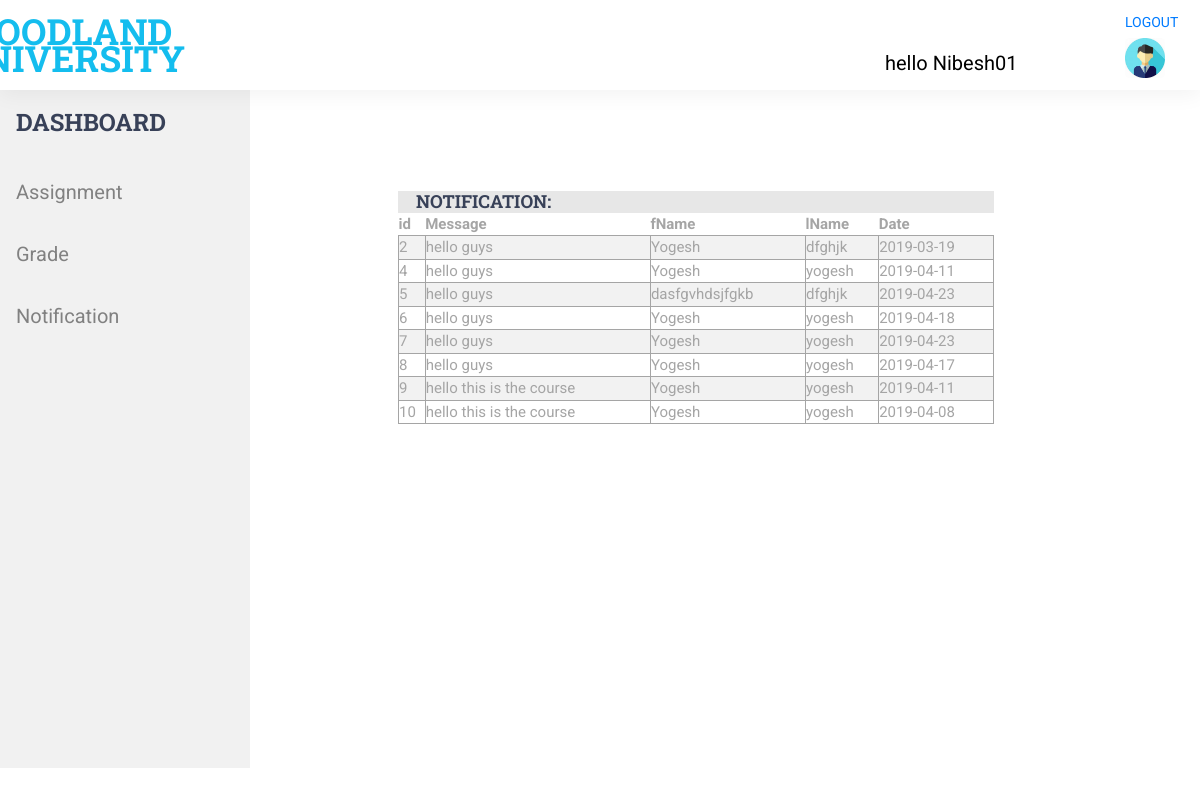
The page /Student/view_notification.php (signed in) on the database its author committed.
### tables this page shows
CREATE TABLE `notification` (
  `id` int(11) NOT NULL,
  `message` text NOT NULL,
  `fname` varchar(255) NOT NULL,
  `lname` varchar(255) NOT NULL,
  `u_date` date NOT NULL
);

### module_leader/notification_tableGenerator.php (the view, shortened to what this page needs)
<?php
class TableGenerator{
	public $headings;
	public $rows= [];
	public function setHeadings($heading){
		$this->headings = $heading;
	}
	public function addRow($row){
		$this->rows[] = $row;
	}
	public function getHTML(){
		$html ='<table style="overflow-x:auto;">';
		$html .='<tr>';
		foreach($this->headings as $heading){
			$html .='<th>'.$heading.'</th> ';
		}
		$html .= '</tr>';
		foreach($this->rows as $row){
			$html  .= '<tr>';
			foreach($row as $key => $cell){
				if(!is_numeric($key))
					$html .= '<td>'.$cell.'</td>';
			}
			$html .='</tr>';
		}
		$html .='</table>';
		return $html;
	}
}
?>

### styles/main_styles.css (style rules this page uses)
* { margin: 0; padding: 0; -webkit-font-smoothing: antialiased; -webkit-text-shadow: rgba(0,0,0,.01) 0 0 1px; text-shadow: rgba(0,0,0,.01) 0 0 1px; }
body { font-family: 'Roboto', sans-serif; font-size: 14px; font-weight: 400; background: #FFFFFF; color: #a5a5a5; }

### styles/style.css (style rules this page uses)
body { width: 100%; height: 100%; }

### module_leader/notification_tableGenerator.php (style rules this page uses)
table { width: 100%; }
table tr { font-size: 15px; padding: 2px; }
table td { overflow: auto; border:1px solid; }
tr:nth-child(even) { background-color: #f2f2f2 }

### rows shown on the page
notification: id "2", message "hello guys", fname "Yogesh", lname "dfghjk", u_date "2019-03-19"
notification: id "4", message "hello guys", fname "Yogesh", lname "yogesh", u_date "2019-04-11"
notification: id "5", message "hello guys", fname "dasfgvhdsjfgkb", lname "dfghjk", u_date "2019-04-23"
notification: id "6", message "hello guys", fname "Yogesh", lname "yogesh", u_date "2019-04-18"
notification: id "7", message "hello guys", fname "Yogesh", lname "yogesh", u_date "2019-04-23"
notification: id "8", message "hello guys", fname "Yogesh", lname "yogesh", u_date "2019-04-17"
notification: id "9", message "hello this is the course", fname "Yogesh", lname "yogesh", u_date "2019-04-11"
notification: id "10", message "hello this is the course", fname "Yogesh", lname "yogesh", u_date "2019-04-08"

### other values the page prints
$_SESSION['sess_login'] "Nibesh01"
$heading "id"
$heading "Message"
$heading "fName"
$heading "lName"
$heading "Date"
